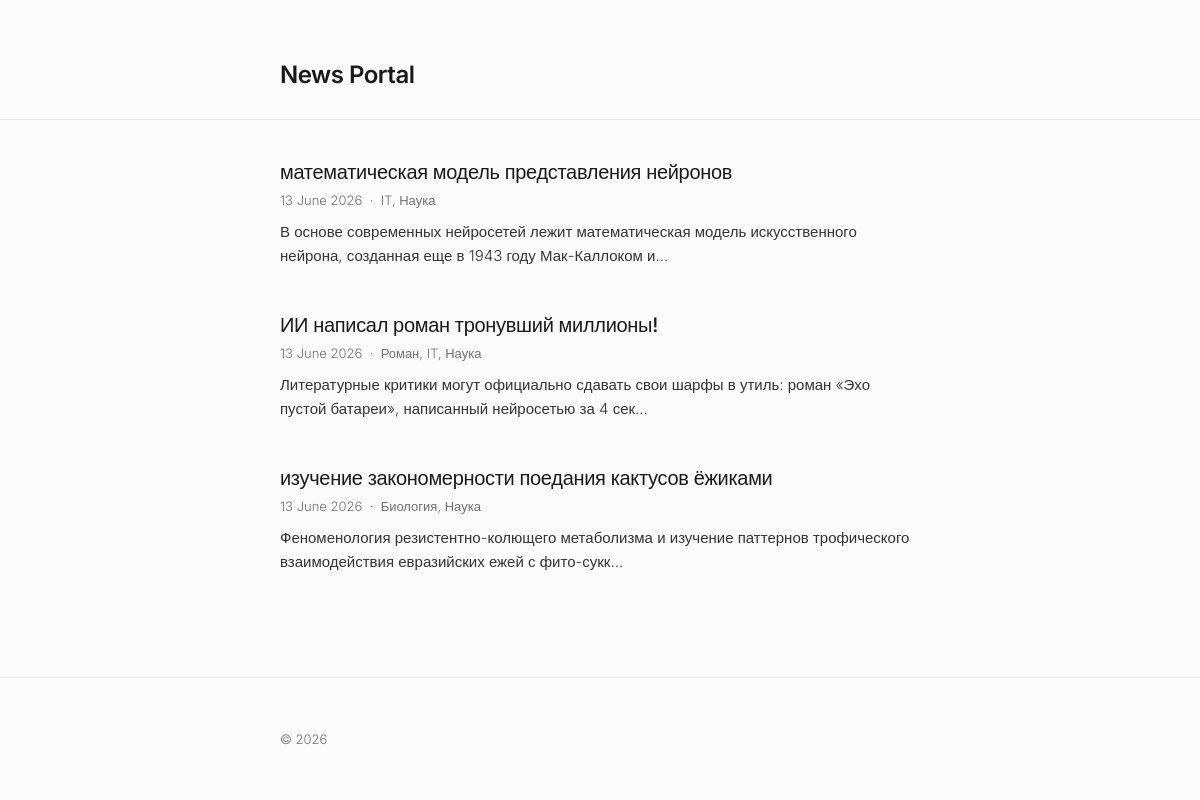
Page /news/ on the committed database.
### news/models.py (models this page shows, shortened)
class Post(models.Model):
    article = 'AR'
    news = 'NW'
    CATEGORY_CHOICES = [
        (article, 'Статья'),
        (news, 'Новость'),
    ]
    data_created = models.DateTimeField(auto_now_add=True)
    author = models.ForeignKey(Author, on_delete=models.CASCADE)
    category = models.ManyToManyField(Category, through='PostCategory')
    choice = models.CharField(max_length=2, choices=CATEGORY_CHOICES, default=article)
    title_of_post= models.CharField(max_length=100)
    text_of_post = models.TextField()
    rating_of_post = models.IntegerField(default=0)
    def post_preview(self):
        return self.text_of_post[:124] + "..."

class Category(models.Model):
    name_category = models.CharField(max_length=100, unique=True)

### news/views.py (the view)
# urls.py: path('news/', PostListView.as_view(), name='news_list'),
class PostListView(ListView):
    model = Post
    ordering = '-data_created'
    template_name = 'news_view/news_list.html'
    context_object_name = 'posts'

### templates/news_view/news_list.html (shortened to what this page needs)
{% extends 'default.html' %}
{% block content %}
<ul class="posts-list">
    {% for post in posts %}
<li class="post-item">
        <h2 class="post-title">
            <a href="{% url 'news_detail' pk=post.id %}">{{ post.title_of_post }}</a>
        </h2>
            <div class="post-meta">
                <span>{{ post.data_created|date:'d E Y' }}</span>
                {% if post.category.all %}
                    &nbsp;·&nbsp;
                    <span>
                        {% for cat in post.category.all %}
                            {{ cat.name_category }}{% if not forloop.last %}, {% endif %}
                        {% endfor %}
                    </span>
                {% endif %}
            </div>
            <p class="post-body-preview">{{ post.post_preview }}</p>
        </li>
    {% empty %}
        <li>Пока здесь пусто.</li>
    {% endfor %}
</ul>
{% endblock content %}

### templates/default.html (shortened to what this page needs)
<!DOCTYPE html>
<html lang="ru">
<head>
</head>
<body>
    <header>
        <div class="container">
            <h1><a href="/news/">News Portal</a></h1>
        </div>
    </header>
    <main>
        <div class="container">
            {% block content %}
            {% endblock content %}
        </div>
    </main>
    <footer>
        <div class="container">
            <p>&copy; 2026</p>
        </div>
    </footer>
</body>
</html>

### templates/default.html (style rules this page uses)
:root { --bg-color: #fcfcfc; --text-color: #1a1a1a; --text-muted: #707070; --border-color: #e5e5e5; --accent-color: #000000; }
body { font-family: 'Inter', sans-serif; background-color: var(--bg-color); color: var(--text-color); margin: 0; padding: 0; display: flex; flex-direction: column; min-height: 100vh; -webkit-font-smoothing: antialiased; }
.container { width: 100%; max-width: 680px; margin: 0 auto; padding: 0 20px; box-sizing: border-box; }
header { padding: 60px 0 30px 0; border-bottom: 1px solid var(--border-color); }
header h1 { font-size: 24px; font-weight: 600; margin: 0; letter-spacing: -0.5px; }
header h1 a { color: var(--text-color); text-decoration: none; }
main { flex: 1; padding: 40px 0; }
footer { padding: 40px 0; border-top: 1px solid var(--border-color); font-size: 13px; color: var(--text-muted); font-weight: 300; }
a { color: var(--text-muted); transition: color 0.2s ease; text-decoration-thickness: 1px; text-underline-offset: 4px; }

### templates/news_view/news_list.html (style rules this page uses)
.posts-list { list-style: none; padding: 0; margin: 0; }
.post-item { margin-bottom: 45px; }
.post-title { font-size: 20px; font-weight: 500; margin: 0 0 8px 0; letter-spacing: -0.3px; }
.post-title a { color: var(--text-color); text-decoration: none; }
.post-meta { font-size: 13px; color: var(--text-muted); margin-bottom: 12px; font-weight: 300; }
.post-body-preview { font-size: 15px; line-height: 1.6; color: #333; margin: 0; font-weight: 300; }

### rows in the picture
Post: title_of_post "математическая модель представления нейронов", data_created "13 June 2026", post_preview "В основе современных нейросетей лежит математическая модель искусственного нейрона, созданная еще в 1943 году Мак-Каллоком и..."
Category: name_category "IT"
Category: name_category "Наука"
Post: title_of_post "ИИ написал роман тронувший миллионы!", data_created "13 June 2026", post_preview "Литературные критики могут официально сдавать свои шарфы в утиль: роман «Эхо пустой батареи», написанный нейросетью за 4 сек..."
Category: name_category "Роман"
Post: title_of_post "изучение закономерности поедания кактусов ёжиками", data_created "13 June 2026", post_preview "Феноменология резистентно-колющего метаболизма и изучение паттернов трофического взаимодействия евразийских ежей с фито-сукк..."
Category: name_category "Биология"
